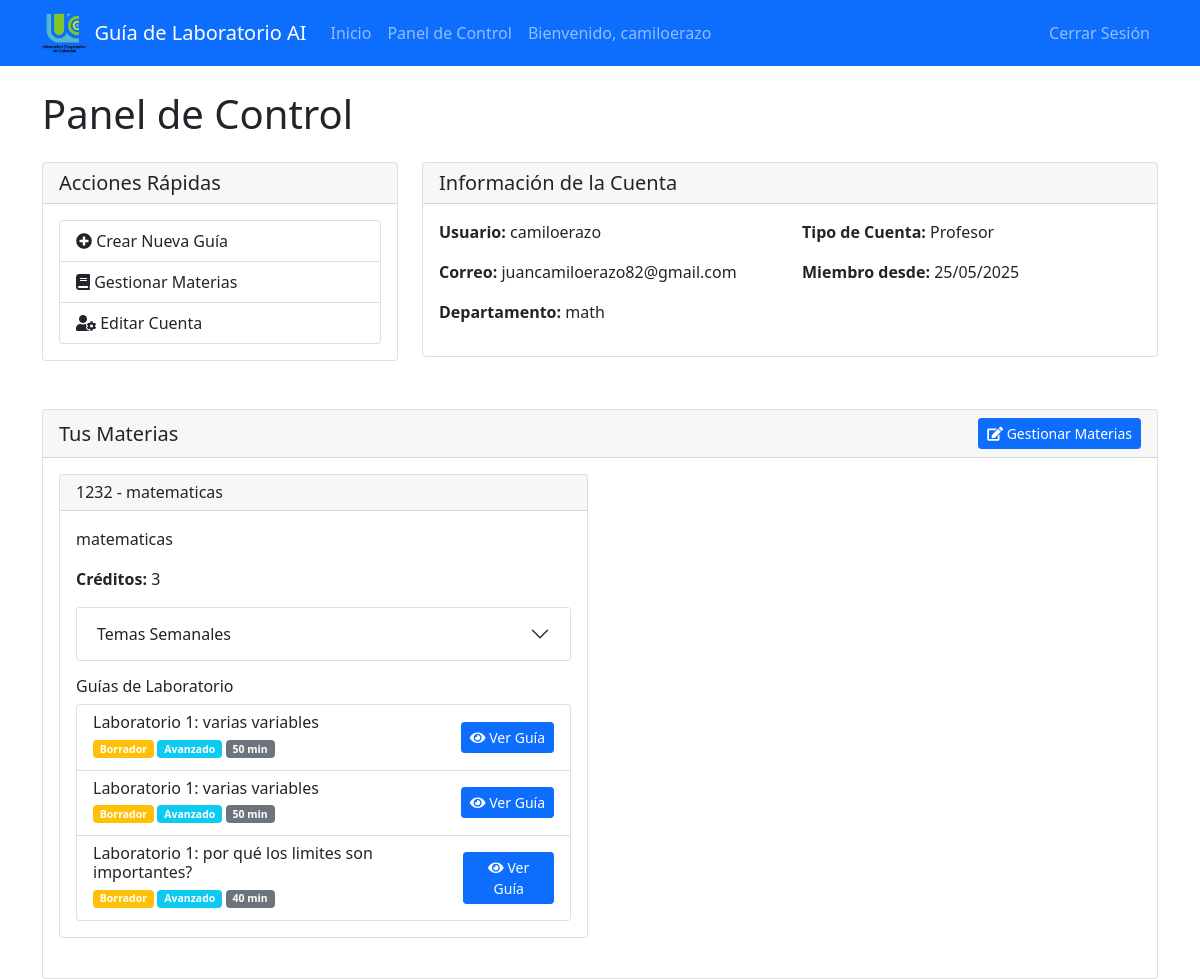
/dashboard (signed in), run on the app's committed database.
### models.py (models this page shows, shortened)
class User(db.Model, UserMixin):
    __tablename__ = 'users'
    id = db.Column(db.Integer, primary_key=True)
    username = db.Column(db.String(20), unique=True, nullable=False)
    email = db.Column(db.String(120), unique=True, nullable=False)
    password_hash = db.Column(db.String(128), nullable=False)
    created_at = db.Column(db.DateTime, nullable=False, default=datetime.utcnow)
    user_type = db.Column(db.String(50))  # Used for polymorphic behavior
    __mapper_args__ = {
        'polymorphic_identity': 'user',
        'polymorphic_on': user_type
    }

class Professor(User):
    __tablename__ = 'professors'
    id = db.Column(db.Integer, db.ForeignKey('users.id'), primary_key=True)
    department = db.Column(db.String(100), nullable=True)
    subjects = db.relationship('Subject',
                             secondary=professor_subject,
                             backref=db.backref('professors', lazy='dynamic'),
                             lazy='dynamic')
    __mapper_args__ = {
        'polymorphic_identity': 'professor',
    }

class Subject(db.Model):
    __tablename__ = 'subjects'
    id = db.Column(db.Integer, primary_key=True)
    code = db.Column(db.String(10), unique=True, nullable=False)
    name = db.Column(db.String(100), nullable=False)
    credits = db.Column(db.Integer, nullable=False)
    description = db.Column(db.Text, nullable=True)
    degrees = db.relationship('Degree',
                            secondary=degree_subject,
                            backref=db.backref('subjects', lazy='dynamic'),
                            lazy='dynamic')
    lab_guides = db.relationship('LabGuide', backref='subject', lazy='dynamic')
    weekly_topics = db.relationship('WeeklyTopic', backref='subject', lazy='dynamic', cascade='all, delete-orphan')

class LabGuide(db.Model):
    __tablename__ = 'lab_guides'
    id = db.Column(db.Integer, primary_key=True)
    title = db.Column(db.String(200), nullable=False)
    content = db.Column(db.Text, nullable=False)  # Using Text for large content
    lab_number = db.Column(db.Integer, nullable=False)
    created_at = db.Column(db.DateTime, nullable=False, default=datetime.utcnow)
    updated_at = db.Column(db.DateTime, nullable=False, default=datetime.utcnow, onupdate=datetime.utcnow)
    subject_id = db.Column(db.Integer, db.ForeignKey('subjects.id'), nullable=False)
    weekly_topic_id = db.Column(db.Integer, db.ForeignKey('weekly_topics.id'), nullable=False)
    created_by_id = db.Column(db.Integer, db.ForeignKey('professors.id'), nullable=False)
    status = db.Column(db.String(20), nullable=False, default='draft')  # draft, published, archived
    difficulty_level = db.Column(db.String(20), nullable=False, default='intermediate')  # beginner, intermediate, advanced
    estimated_duration = db.Column(db.Integer, nullable=True)  # in minutes
    created_by = db.relationship('Professor', backref=db.backref('created_lab_guides', lazy='dynamic'))
    weekly_topic = db.relationship('WeeklyTopic', backref=db.backref('lab_guides', lazy='dynamic'))
    laboratory_id = db.Column(db.Integer, db.ForeignKey('laboratories.id'), nullable=True)
    @property
    def is_published(self):
        return self.status == 'published'

### app.py (the view)
@app.route('/dashboard')
@login_required
def dashboard():
    subjects = []
    if hasattr(current_user, "subjects") and (current_user.user_type == "professor"):
        subjects = current_user.subjects.all()
    return render_template("dashboard.html", subjects=subjects, WeeklyTopic=WeeklyTopic)

### app.py (called while the page is built)
@login_manager.user_loader
def load_user(user_id):
    return User.query.get(int(user_id))

### templates/dashboard.html (shortened to what this page needs)
{% extends "base.html" %}
{% block content %}
<div class="container mt-4">
    <h1 class="mb-4">Panel de Control</h1>
    <div class="row">
        <div class="col-md-4 mb-4">
            <div class="card">
                <div class="card-header">
                    <h5 class="card-title mb-0">Acciones Rápidas</h5>
                </div>
                <div class="card-body">
                    <div class="list-group">
                        <a href="{{ url_for('create_lab_guide') }}" class="list-group-item list-group-item-action">
                            <i class="fas fa-plus-circle"></i> Crear Nueva Guía
                        </a>
                        {% if current_user.user_type == 'professor' %}
                            <a href="{{ url_for('manage_subjects') }}" class="list-group-item list-group-item-action">
                                <i class="fas fa-book"></i> Gestionar Materias
                            </a>
                        {% endif %}
                        <a href="{{ url_for('edit_account') }}" class="list-group-item list-group-item-action">
                            <i class="fas fa-user-cog"></i> Editar Cuenta
                        </a>
                    </div>
                </div>
            </div>
        </div>
        <div class="col-md-8 mb-4">
            <div class="card">
                <div class="card-header">
                    <h5 class="card-title mb-0">Información de la Cuenta</h5>
                </div>
                <div class="card-body">
                    <div class="row">
                        <div class="col-md-6">
                            <p><strong>Usuario:</strong> {{ current_user.username }}</p>
                            <p><strong>Correo:</strong> {{ current_user.email }}</p>
                            {% if current_user.user_type == 'professor' %}
                                <p><strong>Departamento:</strong> {{ current_user.department }}</p>
                            {% endif %}
                        </div>
                        <div class="col-md-6">
                            <p><strong>Tipo de Cuenta:</strong> {{ 'Profesor' if current_user.user_type == 'professor' else 'Estudiante' }}</p>
                            <p><strong>Miembro desde:</strong> {{ current_user.created_at.strftime('%d/%m/%Y') if current_user.created_at else 'N/A' }}</p>
                        </div>
                    </div>
                </div>
            </div>
        </div>
    </div>
    {% if current_user.user_type == 'professor' %}
    <div class="row mt-4">
        <div class="col-12">
            <div class="card">
                <div class="card-header d-flex justify-content-between align-items-center">
                    <h5 class="card-title mb-0">Tus Materias</h5>
                    <a href="{{ url_for('manage_subjects') }}" class="btn btn-primary btn-sm">
                        <i class="fas fa-edit"></i> Gestionar Materias
                    </a>
                </div>
                <div class="card-body">
                    {% if subjects %}
                        <div class="row">
                            {% for subject in subjects %}
                            <div class="col-md-6 mb-4">
                                <div class="card h-100">
                                    <div class="card-header">
                                        <h6 class="mb-0">{{ subject.code }} - {{ subject.name }}</h6>
                                    </div>
                                    <div class="card-body">
                                        <p class="card-text">{{ subject.description or 'Sin descripción.' }}</p>
                                        <p><strong>Créditos:</strong> {{ subject.credits }}</p>
                                        <div class="accordion" id="topicsAccordion{{ subject.id }}">
                                            <div class="accordion-item">
                                                <h2 class="accordion-header">
                                                    <button class="accordion-button collapsed" type="button"
                                                            data-bs-toggle="collapse"
                                                            data-bs-target="#topicsCollapse{{ subject.id }}">
                                                        Temas Semanales
                                                    </button>
                                                </h2>
                                            </div>
                                        </div>
                                        <div class="mt-3">
                                            <h6>Guías de Laboratorio</h6>
                                            {% set lab_guides = subject.lab_guides.all() %}
                                            {% if lab_guides %}
                                                <div class="list-group">
                                                    {% for guide in lab_guides %}
                                                    <div class="list-group-item">
                                                        <div class="d-flex justify-content-between align-items-center">
                                                            <div>
                                                                <h6 class="mb-1">Laboratorio {{ guide.lab_number }}: {{ guide.title }}</h6>
                                                                <p class="mb-1 small">
                                                                    <span class="badge bg-{{ 'success' if guide.is_published else 'warning' }}">
                                                                        {{ 'Publicado' if guide.is_published else 'Borrador' }}
                                                                    </span>
                                                                    <span class="badge bg-info">{{
                                                                        'Principiante' if guide.difficulty_level == 'beginner'
                                                                        else 'Intermedio' if guide.difficulty_level == 'intermediate'
                                                                        else 'Avanzado'
                                                                    }}</span>
                                                                    {% if guide.estimated_duration %}
                                                                        <span class="badge bg-secondary">{{ guide.estimated_duration }} min</span>
                                                                    {% endif %}
                                                                </p>
                                                            </div>
                                                            <a href="{{ url_for('view_lab_guide', guide_id=guide.id) }}"
                                                               class="btn btn-sm btn-primary">
                                                                <i class="fas fa-eye"></i> Ver Guía
                                                            </a>
                                                        </div>
                                                    </div>
                                                    {% endfor %}
                                                </div>
                                            {% else %}
                                                <p class="text-muted">No hay guías de laboratorio creadas aún.</p>
                                            {% endif %}
                                        </div>
                                    </div>
                                </div>
                            </div>
                            {% endfor %}
                        </div>
                    {% else %}
                        <div class="alert alert-info">
                            No has agregado ninguna materia aún.
                            <a href="{{ url_for('manage_subjects') }}" class="alert-link">Haz clic aquí</a> para agregar tu primera materia.
                        </div>
                    {% endif %}
                </div>
            </div>
        </div>
    </div>
    {% endif %}
</div>
<link rel="stylesheet" href="https://cdnjs.cloudflare.com/ajax/libs/font-awesome/5.15.4/css/all.min.css">
{% endblock %}

### templates/base.html (shortened to what this page needs)
<!DOCTYPE html>
<html lang="en">
<head>
    <link href="https://cdn.jsdelivr.net/npm/bootstrap@5.1.3/dist/css/bootstrap.min.css" rel="stylesheet">
</head>
<body>
    <nav class="navbar navbar-expand-lg navbar-dark bg-primary">
        <div class="container">
            <a class="navbar-brand d-flex align-items-center" href="{{ url_for('home') }}">
                <img src="{{ url_for('static', filename='images/logou.png') }}" alt="University Logo" height="40" class="me-2">
                Guía de Laboratorio AI
            </a>
            <div class="collapse navbar-collapse" id="navbarNav">
                <ul class="navbar-nav me-auto">
                    <li class="nav-item">
                        <a class="nav-link" href="{{ url_for('home') }}">Inicio</a>
                    </li>
                    {% if current_user.is_authenticated %}
                        <li class="nav-item">
                            <a class="nav-link" href="{{ url_for('dashboard') }}">Panel de Control</a>
                        </li>
                        <li class="nav-item">
                            <span class="nav-link">Bienvenido, {{ current_user.username }}</span>
                        </li>
                    {% endif %}
                </ul>
                <ul class="navbar-nav">
                    {% if current_user.is_authenticated %}
                        <li class="nav-item">
                            <a class="nav-link" href="{{ url_for('logout') }}">Cerrar Sesión</a>
                        </li>
                    {% endif %}
                </ul>
            </div>
        </div>
    </nav>
    {% block content %}{% endblock %}
</body>
</html>

### data on the page
User: username "camiloerazo", email "juancamiloerazo82@gmail.com", user_type "Profesor", created_at "25/05/2025"
Professor: department "math"
Subject: code "1232", name "matematicas", description "matematicas", credits "3"
LabGuide: lab_number "1", title "varias variables", status "Borrador", difficulty_level "Avanzado", estimated_duration "50"
LabGuide: lab_number "1", title "varias variables", status "Borrador", difficulty_level "Avanzado", estimated_duration "50"
LabGuide: lab_number "1", title "por qué los limites son importantes?", status "Borrador", difficulty_level "Avanzado", estimated_duration "40"
